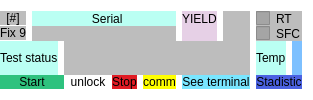
            <widget class="QFrame" name="frame_10">
             <property name="styleSheet">
              <string notr="true">border-radius:0px;
background-color: rgb(255, 255, 255);</string>
             </property>
             <property name="frameShape">
              <enum>QFrame::StyledPanel</enum>
             </property>
             <property name="frameShadow">
              <enum>QFrame::Raised</enum>
             </property>
             <layout class="QGridLayout" name="gridLayout_10">
              <property name="leftMargin">
               <number>0</number>
              </property>
              <property name="verticalSpacing">
               <number>0</number>
              </property>
              <item row="3" column="0" colspan="10">
               <layout class="QVBoxLayout" name="st_9"/>
              </item>
              <item row="0" column="8" colspan="2">
               <widget class="QCheckBox" name="rt_9">
                <property name="styleSheet">
                 <string notr="true">background-color: rgba(151, 151, 151, 163);</string>
                </property>
                <property name="text">
                 <string>RT</string>
                </property>
               </widget>
              </item>
              <item row="2" column="0" colspan="2">
               <widget class="QLabel" name="label_48">
                <property name="styleSheet">
                 <string notr="true">color: rgb(0, 0, 0);background-color: rgba(137, 255, 235, 150);</string>
                </property>
                <property name="text">
                 <string>Test status</string>
                </property>
               </widget>
              </item>
              <item row="0" column="7" rowspan="2">
               <widget class="QLabel" name="led_auto_9">
                <property name="styleSheet">
                 <string notr="true">background-color: rgba(151, 151, 151, 163);
color: rgb(0, 0, 0);</string>
                </property>
                <property name="text">
                 <string/>
                </property>
               </widget>
              </item>
              <item row="0" column="6">
               <widget class="QLabel" name="lb_status_13">
                <property name="styleSheet">
                 <string notr="true">color: rgb(0, 0, 0);background-color: rgba(200, 154, 200, 118);</string>
                </property>
                <property name="text">
                 <string>YIELD</string>
                </property>
               </widget>
              </item>
              <item row="4" column="8" colspan="2">
               <widget class="QPushButton" name="nt_stats_13">
                <property name="styleSheet">
                 <string notr="true">QPushButton{
background-color: qlineargradient(spread:pad, x1:0, y1:0, x2:1, y2:1, stop:1 rgba(75, 98, 226, 255));
}
QPushButton:hover{
	background-color: qconicalgradient(cx:0.5, cy:0.5, angle:0, stop:0 rgba(255, 0, 0, 255), stop:0.166 rgba(255, 255, 0, 255), stop:0.333 rgba(0, 255, 0, 255), stop:0.5 rgba(0, 255, 255, 255), stop:0.666 rgba(0, 0, 255, 255), stop:0.833 rgba(255, 0, 255, 255), stop:1 rgba(255, 0, 0, 255));
}</string>
                </property>
                <property name="text">
                 <string>Stadistic</string>
                </property>
               </widget>
              </item>
              <item row="0" column="0">
               <widget class="QPushButton" name="nt_opc_13">
                <property name="styleSheet">
                 <string notr="true">QPushButton{
	
	background-color: rgba(151, 151, 151, 163);
}
QPushButton:hover{
	
	
	background-color: rgba(255, 255, 255, 3);
}</string>
                </property>
                <property name="text">
                 <string>[#]</string>
                </property>
               </widget>
              </item>
              <item row="0" column="1" colspan="5">
               <widget class="QLabel" name="label_47">
                <property name="styleSheet">
                 <string notr="true">color: rgb(0, 0, 0);background-color: rgba(137, 255, 235, 150);</string>
                </property>
                <property name="text">
                 <string>                  Serial</string>
                </property>
               </widget>
              </item>
              <item row="1" column="0">
               <widget class="QPushButton" name="nt_fixt_100">
                <property name="styleSheet">
                 <string notr="true">QPushButton{
	
	background-color: rgba(151, 151, 151, 163);
}
QPushButton:hover{
	
	
	background-color: rgba(255, 255, 255, 3);
}</string>
                </property>
                <property name="text">
                 <string>Fix 9</string>
                </property>
               </widget>
              </item>
              <item row="4" column="6" colspan="2">
               <widget class="QPushButton" name="nt_see_13">
                <property name="styleSheet">
                 <string notr="true">QPushButton{
	
	background-color: rgb(121, 230, 255);
	color: rgb(0, 0, 0);
}
QPushButton:hover{
	
	background-color: rgb(0, 170, 255);
	color: rgb(255, 255, 255);
}</string>
                </property>
                <property name="text">
                 <string>See terminal</string>
                </property>
               </widget>
              </item>
              <item row="4" column="5">
               <widget class="QPushButton" name="term_9">
                <property name="styleSheet">
                 <string notr="true">QPushButton{
	
	
	background-color: rgb(255, 255, 0);
	color: rgb(0, 0, 0);
}
QPushButton:hover{
	
	
	background-color: rgb(253, 255, 106);
	color: rgb(255, 255, 255);
}</string>
                </property>
                <property name="text">
                 <string>comm</string>
                </property>
               </widget>
              </item>
              <item row="4" column="0" colspan="3">
               <widget class="QPushButton" name="nt_start_13">
                <property name="styleSheet">
                 <string notr="true">QPushButton{
	background-color: rgb(46, 194, 126);
}
QPushButton:hover{
	
	background-color: rgb(143, 240, 164);
	color: rgb(0, 0, 0);
}</string>
                </property>
                <property name="text">
                 <string>Start</string>
                </property>
               </widget>
              </item>
              <item row="1" column="8" colspan="2">
               <widget class="QCheckBox" name="chk_nt_status_13">
                <property name="styleSheet">
                 <string notr="true">background-color: rgba(151, 151, 151, 163);</string>
                </property>
                <property name="text">
                 <string>SFC</string>
                </property>
               </widget>
              </item>
              <item row="1" column="6">
               <widget class="QLabel" name="nt_yiel_13">
                <property name="styleSheet">
                 <string notr="true">background-color: rgba(200, 154, 200, 118);</string>
                </property>
                <property name="text">
                 <string/>
                </property>
               </widget>
              </item>
              <item row="1" column="1" colspan="5">
               <widget class="QLabel" name="nt_sn_auto_13">
                <property name="styleSheet">
                 <string notr="true">background-color: rgba(151, 151, 151, 163);</string>
                </property>
                <property name="text">
                 <string/>
                </property>
               </widget>
              </item>
              <item row="4" column="4">
               <widget class="QPushButton" name="nt_stop_13">
                <property name="styleSheet">
                 <string notr="true">QPushButton{
	background-color: rgb(224, 27, 36);
}
QPushButton:hover{
	background-color: rgb(246, 97, 81);
}</string>
                </property>
                <property name="text">
                 <string>Stop</string>
                </property>
               </widget>
              </item>
              <item row="2" column="8">
               <widget class="QLabel" name="label_76">
                <property name="styleSheet">
                 <string notr="true">background-color: rgba(137, 255, 235, 150);
color: rgb(0, 0, 0);</string>
                </property>
                <property name="text">
                 <string>Temp</string>
                </property>
               </widget>
              </item>
              <item row="2" column="9">
               <widget class="QLabel" name="temp_9">
                <property name="styleSheet">
                 <string notr="true">background-color: rgb(125, 192, 255);
color: rgb(0, 0, 0);</string>
                </property>
                <property name="text">
                 <string/>
                </property>
               </widget>
              </item>
              <item row="2" column="2" colspan="6">
               <widget class="QLabel" name="nt_status_13">
                <property name="styleSheet">
                 <string notr="true">background-color: rgba(151, 151, 151, 163);</string>
                </property>
                <property name="text">
                 <string/>
                </property>
               </widget>
              </item>
              <item row="4" column="3">
               <widget class="QPushButton" name="mb_unlck_9">
                <property name="styleSheet">
                 <string notr="true">color: rgb(0, 0, 0);</string>
                </property>
                <property name="text">
                 <string>unlock</string>
                </property>
               </widget>
              </item>
             </layout>
            </widget>
